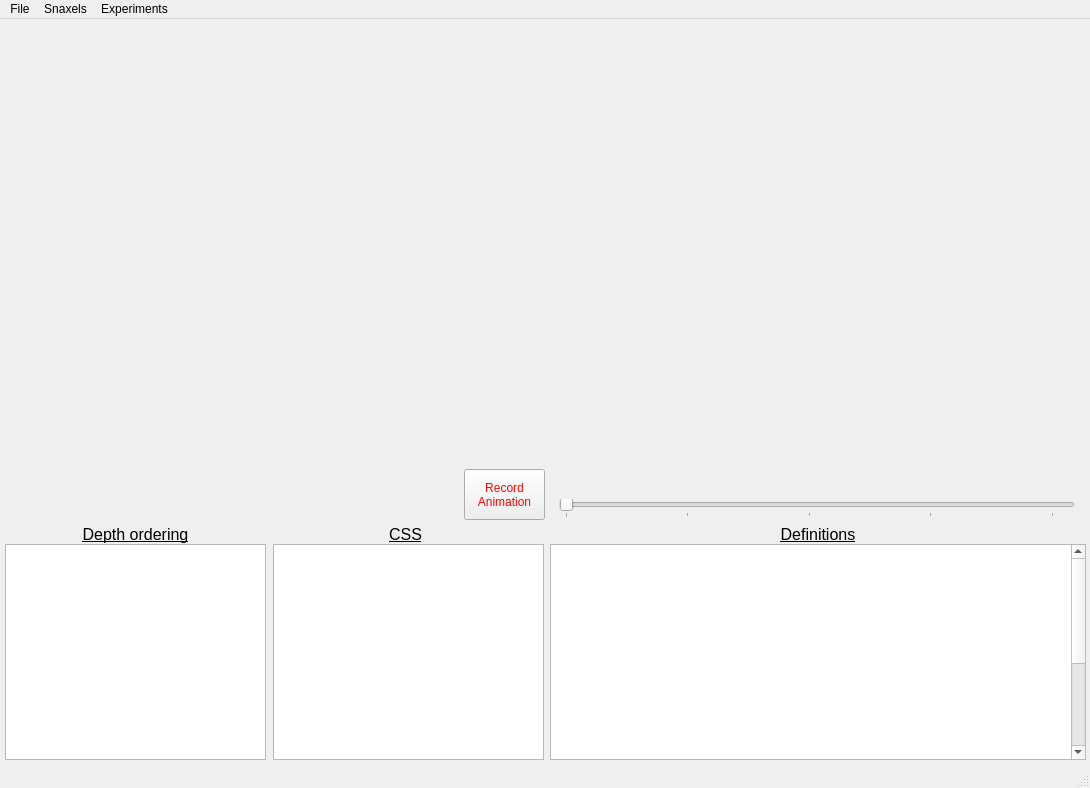
<?xml version="1.0" encoding="UTF-8"?>
<ui version="4.0">
 <class>GLWindowUI</class>
 <widget class="QMainWindow" name="GLWindowUI">
  <property name="geometry">
   <rect>
    <x>0</x>
    <y>0</y>
    <width>1090</width>
    <height>788</height>
   </rect>
  </property>
  <property name="minimumSize">
   <size>
    <width>1090</width>
    <height>788</height>
   </size>
  </property>
  <property name="maximumSize">
   <size>
    <width>1090</width>
    <height>788</height>
   </size>
  </property>
  <property name="windowTitle">
   <string/>
  </property>
  <property name="tabShape">
   <enum>QTabWidget::Rounded</enum>
  </property>
  <widget class="QWidget" name="centralwidget">
   <widget class="GLWidget" name="glWidget" native="true">
    <property name="geometry">
     <rect>
      <x>9</x>
      <y>9</y>
      <width>536</width>
      <height>431</height>
     </rect>
    </property>
   </widget>
   <widget class="SVGWidget" name="svgWidget" native="true">
    <property name="geometry">
     <rect>
      <x>551</x>
      <y>9</y>
      <width>535</width>
      <height>492</height>
     </rect>
    </property>
   </widget>
   <widget class="QPushButton" name="recordButton">
    <property name="geometry">
     <rect>
      <x>464</x>
      <y>450</y>
      <width>81</width>
      <height>51</height>
     </rect>
    </property>
    <property name="styleSheet">
     <string notr="true">color: red</string>
    </property>
    <property name="text">
     <string>Record
Animation</string>
    </property>
    <property name="checkable">
     <bool>true</bool>
    </property>
    <property name="checked">
     <bool>false</bool>
    </property>
   </widget>
   <widget class="QPlainTextEdit" name="defsText">
    <property name="geometry">
     <rect>
      <x>550</x>
      <y>525</y>
      <width>536</width>
      <height>216</height>
     </rect>
    </property>
    <property name="lineWrapMode">
     <enum>QPlainTextEdit::NoWrap</enum>
    </property>
    <property name="plainText">
     <string>&lt;linearGradient id=&quot;lingrad&quot; x1=&quot;0%&quot; y1=&quot;0%&quot; x2=&quot;0%&quot; y2=&quot;100%&quot;&gt;
	&lt;stop offset=&quot;0%&quot; style=&quot;stop-color:rgb(255,0,0);stop-opacity:1&quot;/&gt;
	&lt;stop offset=&quot;100%&quot; style=&quot;stop-color:rgb(255,255,0);stop-opacity:1&quot;/&gt;
&lt;/linearGradient&gt;

&lt;radialGradient id=&quot;radgrad&quot; cx=&quot;50%&quot; cy=&quot;50%&quot; r=&quot;50%&quot; fx=&quot;50%&quot; fy=&quot;50%&quot;&gt;
	&lt;stop offset=&quot;0%&quot; style=&quot;stop-color:rgb(200,200,200); stop-opacity:0&quot;/&gt;
	&lt;stop offset=&quot;100%&quot; style=&quot;stop-color:rgb(0,255,255); stop-opacity:1&quot;/&gt;
&lt;/radialGradient&gt;

&lt;pattern id=&quot;scales&quot; patternUnits=&quot;userSpaceOnUse&quot; x=&quot;0&quot; y=&quot;0&quot; width=&quot;25&quot; height=&quot;25&quot;&gt;
	&lt;g style=&quot;fill:none; stroke:url(#radgrad); stroke-width:1&quot;&gt;
		&lt;path d=&quot;M0 0 C12,12 20,24 0,24&quot;/&gt;
	&lt;/g&gt;
&lt;/pattern&gt;

&lt;pattern id=&quot;hatch&quot; patternUnits=&quot;userSpaceOnUse&quot; x=&quot;0&quot; y=&quot;0&quot; width=&quot;25&quot; height=&quot;25&quot;&gt;
	&lt;g style=&quot;fill:none; stroke:black; stroke-width:1&quot;&gt;
		&lt;path d=&quot;M0 0 L12,12 L0,24&quot;/&gt;
	&lt;/g&gt;
&lt;/pattern&gt;

&lt;marker id=&quot;marker&quot; viewBox=&quot;0 0 20 20&quot; refX=&quot;0&quot; refY=&quot;0&quot; markerWidth=&quot;4&quot; markerHeight=&quot;4&quot; stroke=&quot;blue&quot; stroke-width=&quot;2&quot; fill=&quot;none&quot; orient=&quot;auto&quot;&gt;
	&lt;circle cx=&quot;10&quot; cy=&quot;10&quot; r=&quot;10&quot; stroke=&quot;black&quot; stroke-width=&quot;2&quot; fill=&quot;red&quot;/&gt;
&lt;/marker&gt;</string>
    </property>
   </widget>
   <widget class="QPlainTextEdit" name="cssText">
    <property name="geometry">
     <rect>
      <x>273</x>
      <y>525</y>
      <width>271</width>
      <height>216</height>
     </rect>
    </property>
    <property name="lineWrapMode">
     <enum>QPlainTextEdit::NoWrap</enum>
    </property>
   </widget>
   <widget class="QLabel" name="label">
    <property name="geometry">
     <rect>
      <x>550</x>
      <y>505</y>
      <width>536</width>
      <height>21</height>
     </rect>
    </property>
    <property name="font">
     <font>
      <pointsize>12</pointsize>
      <underline>true</underline>
     </font>
    </property>
    <property name="text">
     <string>Definitions</string>
    </property>
    <property name="alignment">
     <set>Qt::AlignCenter</set>
    </property>
   </widget>
   <widget class="QLabel" name="label_2">
    <property name="geometry">
     <rect>
      <x>275</x>
      <y>505</y>
      <width>261</width>
      <height>21</height>
     </rect>
    </property>
    <property name="font">
     <font>
      <pointsize>12</pointsize>
      <underline>true</underline>
     </font>
    </property>
    <property name="text">
     <string>CSS</string>
    </property>
    <property name="alignment">
     <set>Qt::AlignCenter</set>
    </property>
   </widget>
   <widget class="QSlider" name="frameSlider">
    <property name="geometry">
     <rect>
      <x>559</x>
      <y>480</y>
      <width>516</width>
      <height>19</height>
     </rect>
    </property>
    <property name="orientation">
     <enum>Qt::Horizontal</enum>
    </property>
    <property name="tickPosition">
     <enum>QSlider::TicksBelow</enum>
    </property>
    <property name="tickInterval">
     <number>24</number>
    </property>
   </widget>
   <widget class="QListView" name="depthList">
    <property name="geometry">
     <rect>
      <x>5</x>
      <y>525</y>
      <width>261</width>
      <height>216</height>
     </rect>
    </property>
   </widget>
   <widget class="QLabel" name="label_3">
    <property name="geometry">
     <rect>
      <x>5</x>
      <y>505</y>
      <width>261</width>
      <height>21</height>
     </rect>
    </property>
    <property name="font">
     <font>
      <pointsize>12</pointsize>
      <underline>true</underline>
     </font>
    </property>
    <property name="text">
     <string>Depth ordering</string>
    </property>
    <property name="alignment">
     <set>Qt::AlignCenter</set>
    </property>
   </widget>
  </widget>
  <widget class="QMenuBar" name="menubar">
   <property name="geometry">
    <rect>
     <x>0</x>
     <y>0</y>
     <width>1090</width>
     <height>22</height>
    </rect>
   </property>
   <widget class="QMenu" name="menuFile">
    <property name="title">
     <string>File</string>
    </property>
    <addaction name="actionOpen"/>
    <addaction name="actionSave_SVG_frame"/>
    <addaction name="actionSave_GL_frame"/>
    <addaction name="actionExport_animation"/>
   </widget>
   <widget class="QMenu" name="menuSnaxels">
    <property name="title">
     <string>Snaxels</string>
    </property>
    <addaction name="actionAdd_front"/>
    <addaction name="actionRemove_last_front"/>
    <addaction name="separator"/>
    <addaction name="actionToggle_deformation"/>
    <addaction name="separator"/>
    <addaction name="actionRender_fronts"/>
    <addaction name="separator"/>
    <addaction name="actionIncrease_goal_N_V"/>
    <addaction name="actionDecrease_goal_N_V"/>
   </widget>
   <widget class="QMenu" name="menuExperiments">
    <property name="title">
     <string>Experiments</string>
    </property>
    <addaction name="actionExport_all_pose_projections"/>
    <addaction name="actionRidge_mode"/>
   </widget>
   <addaction name="menuFile"/>
   <addaction name="menuSnaxels"/>
   <addaction name="menuExperiments"/>
  </widget>
  <widget class="QStatusBar" name="statusbar"/>
  <action name="actionOpen">
   <property name="text">
    <string>Open</string>
   </property>
   <property name="shortcut">
    <string>Ctrl+O</string>
   </property>
  </action>
  <action name="actionAdd_front">
   <property name="text">
    <string>Add front</string>
   </property>
   <property name="shortcut">
    <string>Ctrl+A</string>
   </property>
  </action>
  <action name="actionToggle_deformation">
   <property name="text">
    <string>Toggle deformation</string>
   </property>
   <property name="shortcut">
    <string>Ctrl+D</string>
   </property>
  </action>
  <action name="actionRemove_last_front">
   <property name="text">
    <string>Remove last front</string>
   </property>
   <property name="shortcut">
    <string>Ctrl+Shift+R</string>
   </property>
  </action>
  <action name="actionRender_fronts">
   <property name="checkable">
    <bool>true</bool>
   </property>
   <property name="text">
    <string>Render filled fronts</string>
   </property>
   <property name="shortcut">
    <string>Ctrl+F</string>
   </property>
  </action>
  <action name="actionIncrease_goal_N_V">
   <property name="text">
    <string>Increase goal N*V</string>
   </property>
   <property name="shortcut">
    <string>Ctrl+=</string>
   </property>
  </action>
  <action name="actionDecrease_goal_N_V">
   <property name="text">
    <string>Decrease goal N*V</string>
   </property>
   <property name="shortcut">
    <string>Ctrl+-</string>
   </property>
  </action>
  <action name="actionExport_all_pose_projections">
   <property name="text">
    <string>Export all pose projections</string>
   </property>
  </action>
  <action name="actionExport_animation">
   <property name="text">
    <string>Export animation</string>
   </property>
   <property name="shortcut">
    <string>Ctrl+Shift+S</string>
   </property>
  </action>
  <action name="actionSave_GL_frame">
   <property name="text">
    <string>Save GL frame</string>
   </property>
   <property name="shortcut">
    <string>Ctrl+Alt+S</string>
   </property>
  </action>
  <action name="actionRidge_mode">
   <property name="text">
    <string>Ridge mode</string>
   </property>
  </action>
  <action name="actionSave_SVG_frame">
   <property name="text">
    <string>Save SVG frame</string>
   </property>
   <property name="shortcut">
    <string>Ctrl+S</string>
   </property>
  </action>
 </widget>
 <customwidgets>
  <customwidget>
   <class>GLWidget</class>
   <extends>QWidget</extends>
   <header>GLWidget.h</header>
   <container>1</container>
  </customwidget>
  <customwidget>
   <class>SVGWidget</class>
   <extends>QWidget</extends>
   <header>SVGWidget.h</header>
   <container>1</container>
  </customwidget>
 </customwidgets>
 <resources/>
 <connections/>
</ui>
